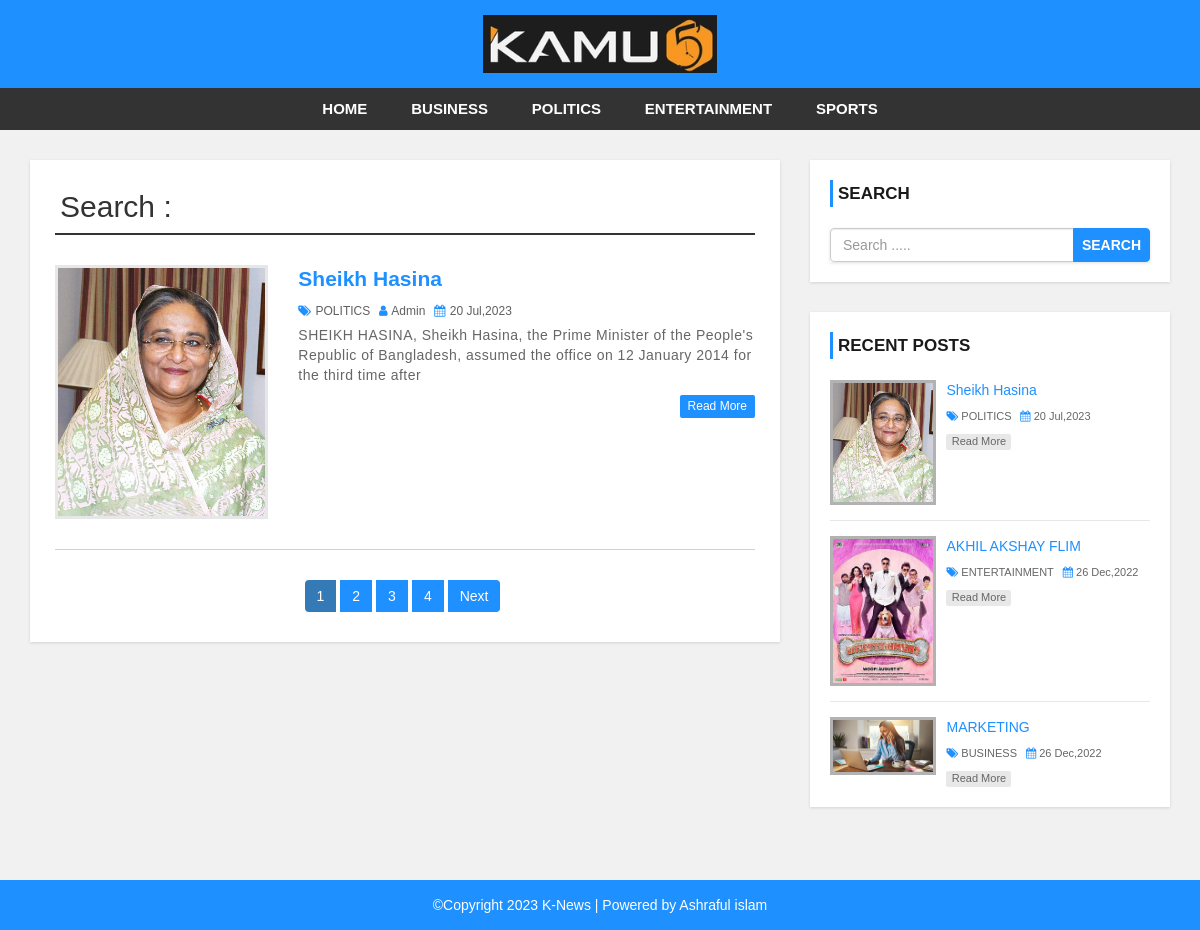
Screenshot of /search.php with the database file from the repository.
### tables this page shows
CREATE TABLE `settings` (
  `web_name` varchar(50) NOT NULL,
  `logo` varchar(255) NOT NULL,
  `footer_des` varchar(255) NOT NULL
);

CREATE TABLE `category` (
  `category_id` int(11) NOT NULL,
  `category_name` varchar(100) NOT NULL,
  `post` int(11) NOT NULL DEFAULT 0
);

CREATE TABLE `post` (
  `post_id` int(11) NOT NULL,
  `title` varchar(100) NOT NULL,
  `description` text NOT NULL,
  `category` varchar(100) NOT NULL,
  `post_date` varchar(50) NOT NULL,
  `author` int(11) NOT NULL,
  `post_img` varchar(100) NOT NULL
);

CREATE TABLE `user` (
  `user_id` int(10) UNSIGNED NOT NULL,
  `first_name` varchar(30) NOT NULL,
  `last_name` varchar(30) NOT NULL,
  `username` varchar(30) DEFAULT NULL,
  `password` varchar(40) DEFAULT NULL,
  `role` int(11) NOT NULL
);

### admin/backend/config.php (called while the page is built, shortened)
<?php
$host = "http://localhost/news-site/";
?>

### search.php (the view, shortened to what this page needs)
<?php include 'header.php'; ?>
    <div id="main-content">
      <div class="container">
        <div class="row">
            <div class="col-md-8">
                <div class="post-container">
                  <h2 class="page-heading">Search : <?php echo $serch ;?></h2>
                    <div class="post-content">
                        <?php
                        $limit = 1;
                        if(isset($_GET['page'])){
                        $page = $_GET['page'];
                        }else{
                          $page = 1;
                        }
                        $offset = ($page -1)* $limit;
                        $serch_sql = "SELECT * FROM post LEFT JOIN category ON post.category = category.category_id
                        LEFT JOIN user ON post.author = user.user_id  WHERE title LIKE '%{$serch}%' OR description LIKE '%{$serch}%' ORDER BY post_id DESC LIMIT {$offset},{$limit}";
                        $serchqur = mysqli_query($db,$serch_sql)or die('serching query error');
                        if(mysqli_num_rows($serchqur)>0){
                            while($ser= mysqli_fetch_assoc($serchqur)){
                        ?>
                        <div class="row">
                            <div class="col-md-4">
                                <a class="post-img" href="single.php?id=<?php echo $ser['post_id'];?>"><img src="./admin/upload/<?php echo $ser['post_img'];?>" alt=""/></a>
                            </div>
                            <div class="col-md-8">
                                <div class="inner-content clearfix">
                                    <h3><a href='single.php?id=<?php echo $ser['post_id'];?>'><?php echo $ser['title'];?></a></h3>
                                    <div class="post-information">
                                        <span>
                                            <i class="fa fa-tags" aria-hidden="true"></i>
                                            <a href='category.php?cid=<?php echo $ser['category_id'];?>'><?php echo $ser['category_name'];?></a>
                                        </span>
                                        <span>
                                            <i class="fa fa-user" aria-hidden="true"></i>
                                            <a href='author.php?aid=<?php echo $ser['author'];?>'><?php echo $ser['username'];?></a>
                                        </span>
                                        <span>
                                            <i class="fa fa-calendar" aria-hidden="true"></i>
                                            <?php echo $ser['post_date'];?>
                                        </span>
                                    </div>
                                    <p class="description">
                                    <?php echo $ser['description'];?>
                                    </p>
                                    <a class='read-more pull-right' href='single.php'>read more</a>
                                </div>
                            </div>
                        </div>
                        <?php
                         }
                        }else{
                            echo 'Record not found';
                        }
                        ?>
                    </div>
                    <?php
                            $pagsql = "SELECT * FROM post  WHERE title LIKE '%{$serch}%'";
                            $pagiqur = mysqli_query($db,$pagsql)or die('Author Query Error');
                            if(mysqli_num_rows($pagiqur)>0){
                                $total_reacord = mysqli_num_rows($pagiqur);
                                $total_page = ceil($total_reacord/$limit);
                                echo "<ul class='pagination admin-pagination'>";
                                for($p =1 ; $p <=$total_page ; $p++){
                                    if($p == $page){
                                    $active = "active";
                                    }else{
                                    $active = "";
                                    }
                                echo "<li class='$active' ><a href=author.php?search={$serch}&page={$p}>{$p}</a></li>";
                                }
                                if($total_page > $page){
                                echo '<li><a href="author.php?search='.$serch.'&page='.($page +1).'">Next</a></li>';
                                }
                                echo "</ul>";
                            }
                        ?>
                </div>
            </div>
            <?php include 'sidebar.php'; ?>
        </div>
      </div>
    </div>
<?php include 'footer.php'; ?>

### header.php (shortened to what this page needs)
<?php
include './admin/backend/config.php';
?>
<!DOCTYPE html>
<html lang="en">
<head>
    <link rel="stylesheet" href="css/bootstrap.min.css" />
    <link rel="stylesheet" href="css/font-awesome.css">
    <link rel="stylesheet" href="css/style.css">
</head>
<body>
<div id="header">
    <div class="container">
        <div class="row">
            <div class=" col-md-offset-4 col-md-4">
                <?php
                $setsql = "SELECT * FROM settings";
                $setqur = mysqli_query($db,$setsql)or die('Settings Data View Error');
                if(mysqli_num_rows($setqur)){
                    while($set_view = mysqli_fetch_assoc($setqur)){
                        if($set_view['logo'] == ""){
                            echo '<a href="index.php"> <h1>'.$set_view['web_name'].'</h1></a>' ;
                        }else{
                            echo '<a href="index.php" id="logo"><img src="./admin/images/'.$set_view['logo'].'"></a>';
                        }
                    }
                }
                ?>
            </div>
        </div>
    </div>
</div>
<div id="menu-bar">
    <div class="container">
            <div class="col-md-12">
            <div class="row">
            <?php
            $cat_sql = "SELECT * FROM category where post > 0 ";
            $cat_qur = mysqli_query($db,$cat_sql)or die('category query error');
            $active = '';
            if(mysqli_num_rows($cat_qur)>0){
            ?>
                <ul class='menu'>
                <li><a  href='<?php echo $host?>'>HOME</a></li>
                    <?php
                    while($cat = mysqli_fetch_assoc($cat_qur)){
                        echo " <li><a class='{$active}' href='category.php?cid={$cat['category_id']}'>{$cat['category_name']}</a></li>";
                    }
                    ?>
                </ul>
                <?php } ?>
            </div>
        </div>
    </div>
</div>

### sidebar.php
<div id="sidebar" class="col-md-4">
    <div class="search-box-container">
        <h4>Search</h4>
        <form class="search-post" action="search.php" method ="GET">
            <div class="input-group">
                <input type="text"  name="search" class="form-control" placeholder="Search .....">
                <span class="input-group-btn">
                    <button type="submit" id="submit" class="btn btn-danger">Search</button>
                </span>
            </div>
        </form>
    </div>
    <div class="recent-post-container">
        <h4>Recent Posts</h4>
    <?php
    $limit = 3;
    include './admin/backend/config.php';
    $recent_sql = "SELECT * FROM post LEFT JOIN category ON post.category = category.category_id ORDER BY post_id DESC LIMIT {$limit}";
    $recent_qur = mysqli_query($db,$recent_sql)or die('Recent Query Error');
    if(mysqli_num_rows($recent_qur)>0){
        while($recent = mysqli_fetch_assoc($recent_qur)){
    ?>
        <div class="recent-post">
            <a class="post-img" href="single.php?id=<?php echo $recent['post_id'];?>">
                <img src="./admin/upload/<?php echo $recent['post_img'];?>" alt="#"/>
            </a>
            <div class="post-content">
                <h5><a href="single.php?id=<?php echo $recent['post_id'];?>"><?php echo $recent['title'];?></a></h5>
                <span>
                    <i class="fa fa-tags" aria-hidden="true"></i>
                    <a href='category.php?cid=<?php echo $recent['category_id'];?>'><?php echo $recent['category_name'];?></a>
                </span>
                <span>
                    <i class="fa fa-calendar" aria-hidden="true"></i>
                    <?php echo $recent['post_date'];?>
                </span>
                <a class="read-more" href="single.php?id=<?php echo $recent['post_id'];?>">read more</a>
            </div>
        </div>
    <?php
     }
    }else{
        echo 'Recent post data not found';
    }
    ?>
    </div>
</div>

### footer.php (shortened to what this page needs)
<div id ="footer">
    <div class="container">
        <div class="row">
            <div class="col-md-12">
            <?php
                $setsql = "SELECT * FROM settings";
                $setqur = mysqli_query($db,$setsql)or die('Settings Data View Error');
                if(mysqli_num_rows($setqur)){
                    while($set_view = mysqli_fetch_assoc($setqur)){
                        echo '<span>' .'©Copyright '. date('Y').$set_view['footer_des'].'</span>';
                    }
                }
                ?>
            </div>
        </div>
    </div>
</div>
</body>
</html>

### css/style.css (style rules this page uses)
body { background: #f1f1f1; font-family: sans-serif, arial, Helvetica; }
a, a:hover, a:focus { text-decoration: none; outline: none; }
ul { margin: 0; padding: 0; list-style: none; }
h2.page-heading { margin: 5px 0 30px; padding: 0 5px 10px; border-bottom: 2px solid #333; }
form { background: #fff; padding: 25px; box-shadow: 0 1px 3px rgba(0, 0, 0, 0.13); }
#header { background: #1e90ff; text-align: center; padding: 15px; }
#logo { display: inline-block; width: 65%; }
#logo img { width: 100%; }
#menu-bar { background: #333; text-align: center; }
#menu-bar .menu>li { display: inline-block; }
.menu>li>a { padding: 10px 20px; display: block; text-transform: uppercase; color: #fff; font-size: 15px; font-weight: 600; transition: all 0.5s ease 0s; }
#main-content { padding: 30px 0; min-height: 750px; }
#main-content .post-container { background-color: #fff; padding: 25px; box-shadow: 0 1px 3px rgba(0, 0, 0, 0.13); }
#main-content .post-content { border-bottom: 1px solid #d1d1d1; padding: 0 0 30px; margin-bottom: 30px; }
#main-content .post-content img { width: 100%; }
#main-content .post-content .post-img { border: 3px solid #e7e7e7; display: block; overflow: hidden; transition: border .3s; }
#main-content .post-content h3 { font-size: 21px; line-height: 28px; font-weight: 600; margin: 0 0 7px; }
#main-content .post-content h3 a { color: #1e90ff; transition: all 0.3s; }
#main-content .post-content .post-information span { color: #606060; font-size: 12px; text-transform: capitalize; margin: 0 5px 5px 0; display: inline-block; }
#main-content .post-content .post-information i { color: #1e90ff; margin-right: 1px; }
#main-content .post-content .post-information a { color: #606060; text-decoration: none; }
#main-content .post-content p, #main-content .single-post p { color: #666; font-size: 14px; letter-spacing: 0.5px; margin: 0 0 10px; }
#main-content .post-content a.read-more { color: #fff; background-color: #1E90FF; font-size: 12px; text-transform: capitalize; padding: 3px 8px; border-radius: 2px; transition: all 0.3s; }
.pagination { display: block; text-align: center; margin: 0; }
.pagination li { display: inline-block; margin: 0 5px 0 0; }
.pagination li a { border: none; background: #1e90ff; color: #fff; }
i.fa { color: #222; }
#sidebar h4 { color: #1A1A1A; font-size: 17px; line-height: 27px; font-weight: 600; text-transform: uppercase; padding: 0 0 0 5px; margin: 0 0 21px; border-left: 3px solid #1e90ff; }
#sidebar .search-box-container { background-color: #fff; padding: 20px; margin: 0 0 30px; box-shadow: 0 1px 3px rgba(0, 0, 0, 0.13); }
#sidebar .search-post { padding: 0; }
#sidebar .search-post input { color: #606060; }
#sidebar .search-post .btn { font-weight: 600; text-transform: uppercase; padding: 6px 8px; background-color: #1E90FF; border-color: #1E90FF; outline: none; }
#sidebar .recent-post-container { padding: 20px; background: #fff; box-shadow: 0 1px 3px rgba(0, 0, 0, 0.13); }
#sidebar .recent-post { border-bottom: 1px solid #e7e7e7; padding: 0 0 15px; margin: 0 0 15px; }
#sidebar .recent-post:last-child { margin: 0; padding: 0; border: none; }
#sidebar .recent-post .post-img { display: inline-block; width: 33%; border: 3px solid rgba(0, 0, 0, 0.3); vertical-align: top; transition: border .3s; }
#sidebar .recent-post .post-img img { width: 100%; }
#sidebar .recent-post .post-content { width: 65%; display: inline-block; border: none; padding: 0 0 0 7px; margin: 0; }
#sidebar .recent-post h5 { font-size: 14px; line-height: 20px; margin: 0 0 5px; }
#sidebar .recent-post h5 a { color: #1E90FF; }
#sidebar .recent-post span { color: #666; font-size: 11px; display: inline-block; margin: 0 5px 10px 0; }
#sidebar .recent-post span a { color: #666; }
#sidebar .recent-post span i { color: #1E90FF; }
#sidebar .recent-post a.read-more { color: #666; background-color: rgba(0, 0, 0, 0.09); width: 65px; font-size: 11px; text-align: center; padding: 0; display: block; transition: all 0.3s; }
#footer { color: #fff; padding: 15px 0; text-align: center; background-color: #1e90ff; }

### rows the page displays
settings: logo (picture), footer_des "K-News | Powered by Ashraful islam"
category: category_name "BUSINESS"
category: category_name "POLITICS"
category: category_name "ENTERTAINMENT"
category: category_name "SPORTS"
post: post_img (picture), title "Sheikh Hasina", category.category_name "POLITICS", user.username "Admin", post_date "20 Jul,2023", description "SHEIKH HASINA, Sheikh Hasina, the Prime Minister of the People's Republic of Bangladesh, assumed the office on 12 January 2014 for the third time after"
post: post_img (picture), title "AKHIL AKSHAY FLIM", category.category_name "ENTERTAINMENT", post_date "26 Dec,2022"
post: post_img (picture), title "MARKETING", category.category_name "BUSINESS", post_date "26 Dec,2022"
